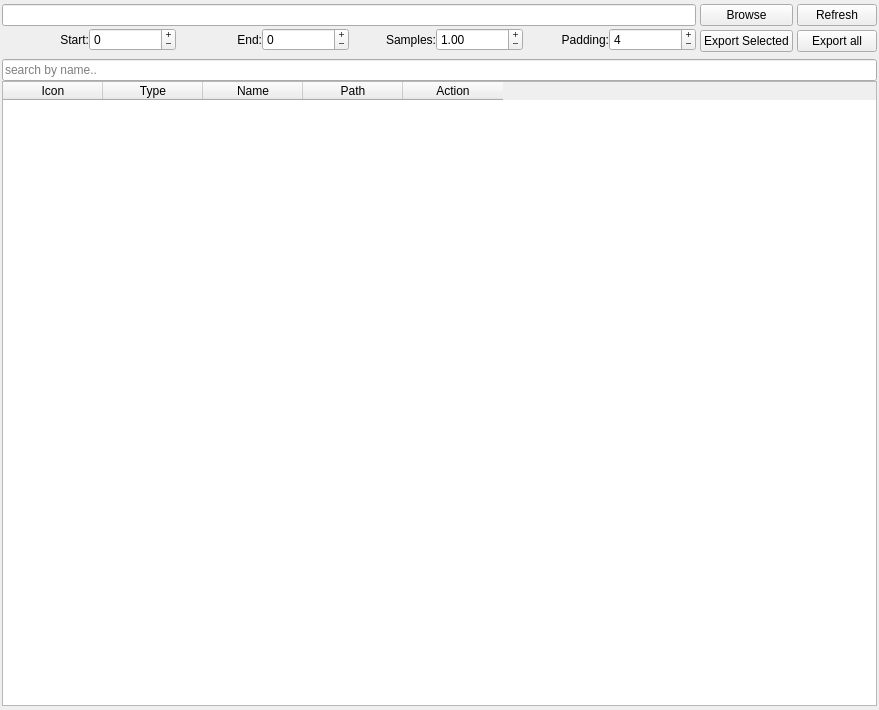
<?xml version="1.0" encoding="UTF-8"?>
<ui version="4.0">
 <class>cache_dialog</class>
 <widget class="QWidget" name="cache_dialog">
  <property name="geometry">
   <rect>
    <x>0</x>
    <y>0</y>
    <width>879</width>
    <height>710</height>
   </rect>
  </property>
  <property name="windowTitle">
   <string>Form</string>
  </property>
  <property name="styleSheet">
   <string notr="true">QPushButton[accessibleName=&quot;normalBtn&quot;]{
    color: #ffffff;
    border: 3px solid rgba(0, 0, 0, 0.1) rgba(0, 0, 0, 0.1) rgba(0, 0, 0, 0.25);
    border-radius: 6px;
    background-color: qlineargradient(
        x1: 0, y1: 0, x2: 0, y2: 1,
        stop: 0 #3498DB, stop: 1 #2C81BA
    );
    height: 22;

}
QPushButton[accessibleName=&quot;alertBtn&quot;]{
    color: #ffffff;
    border: 3px solid rgba(0, 0, 0, 0.1) rgba(0, 0, 0, 0.1) rgba(0, 0, 0, 0.25);
    border-radius: 6px;
    background-color: qlineargradient(
        x1: 0, y1: 0, x2: 0, y2: 1,
        stop: 0 #EE5F5B, stop: 1 #BD362F
    );
    height: 22;

}
QPushButton:hover[accessibleName=&quot;alertBtn&quot;]{
    background-color: qlineargradient(
        x1: 0, y1: 0, x2: 0, y2: 1,
        stop: 0 #BD362F, stop: 1 #EE5F5B
    );
}
QPushButton:hover[accessibleName=&quot;normalBtn&quot;]{
    background-color: qlineargradient(
        x1: 0, y1: 0, x2: 0, y2: 1,
        stop: 0 #2c6ca6, stop: 1 #3385c3
    );
}
QPushButton:pressed[accessibleName=&quot;alertBtn&quot;]{
    background-color: qlineargradient(
        x1: 0, y1: 0, x2: 0, y2: 1,
        stop: 0 #d73830, stop: 1 #dc3930
    );
}
QPushButton:pressed[accessibleName=&quot;normalBtn&quot;]{
    background-color: qlineargradient(
        x1: 0, y1: 0, x2: 0, y2: 1,
        stop: 0 #3385c3, stop: 1 #3385c3
    );
}
</string>
  </property>
  <layout class="QVBoxLayout" name="verticalLayout_2">
   <property name="leftMargin">
    <number>2</number>
   </property>
   <property name="topMargin">
    <number>4</number>
   </property>
   <property name="rightMargin">
    <number>2</number>
   </property>
   <property name="bottomMargin">
    <number>4</number>
   </property>
   <item>
    <layout class="QVBoxLayout" name="mainLayout">
     <property name="spacing">
      <number>0</number>
     </property>
     <item>
      <layout class="QGridLayout" name="gridLayout" columnstretch="0,0,0">
       <property name="horizontalSpacing">
        <number>4</number>
       </property>
       <property name="verticalSpacing">
        <number>2</number>
       </property>
       <item row="1" column="1">
        <widget class="QPushButton" name="browseBtn">
         <property name="focusPolicy">
          <enum>Qt::NoFocus</enum>
         </property>
         <property name="accessibleName">
          <string/>
         </property>
         <property name="text">
          <string>Browse</string>
         </property>
        </widget>
       </item>
       <item row="2" column="1">
        <widget class="QPushButton" name="doSelectedBtn">
         <property name="focusPolicy">
          <enum>Qt::StrongFocus</enum>
         </property>
         <property name="styleSheet">
          <string notr="true"/>
         </property>
         <property name="text">
          <string>Export Selected</string>
         </property>
        </widget>
       </item>
       <item row="1" column="0">
        <widget class="QLineEdit" name="directory">
         <property name="enabled">
          <bool>true</bool>
         </property>
         <property name="dragEnabled">
          <bool>true</bool>
         </property>
         <property name="readOnly">
          <bool>false</bool>
         </property>
        </widget>
       </item>
       <item row="2" column="2">
        <widget class="QPushButton" name="doAllBtn">
         <property name="focusPolicy">
          <enum>Qt::NoFocus</enum>
         </property>
         <property name="toolTip">
          <string>Export all found cache</string>
         </property>
         <property name="accessibleName">
          <string>alertBtn</string>
         </property>
         <property name="styleSheet">
          <string notr="true"/>
         </property>
         <property name="text">
          <string>Export all</string>
         </property>
        </widget>
       </item>
       <item row="1" column="2">
        <widget class="QPushButton" name="refreshBtn">
         <property name="minimumSize">
          <size>
           <width>70</width>
           <height>0</height>
          </size>
         </property>
         <property name="maximumSize">
          <size>
           <width>16777215</width>
           <height>16777215</height>
          </size>
         </property>
         <property name="focusPolicy">
          <enum>Qt::NoFocus</enum>
         </property>
         <property name="accessibleName">
          <string>normalBtn</string>
         </property>
         <property name="text">
          <string>Refresh</string>
         </property>
        </widget>
       </item>
       <item row="2" column="0">
        <layout class="QHBoxLayout" name="settingsLayout">
         <property name="spacing">
          <number>0</number>
         </property>
         <property name="bottomMargin">
          <number>4</number>
         </property>
         <item>
          <widget class="QLabel" name="fStartLabel">
           <property name="text">
            <string>Start:</string>
           </property>
           <property name="alignment">
            <set>Qt::AlignRight|Qt::AlignTrailing|Qt::AlignVCenter</set>
           </property>
           <property name="margin">
            <number>2</number>
           </property>
          </widget>
         </item>
         <item>
          <widget class="QSpinBox" name="fStart">
           <property name="sizePolicy">
            <sizepolicy hsizetype="Minimum" vsizetype="Fixed">
             <horstretch>0</horstretch>
             <verstretch>0</verstretch>
            </sizepolicy>
           </property>
           <property name="buttonSymbols">
            <enum>QAbstractSpinBox::PlusMinus</enum>
           </property>
           <property name="minimum">
            <number>-99999999</number>
           </property>
           <property name="maximum">
            <number>99999999</number>
           </property>
          </widget>
         </item>
         <item>
          <widget class="QLabel" name="fEndLabel">
           <property name="enabled">
            <bool>true</bool>
           </property>
           <property name="text">
            <string>End:</string>
           </property>
           <property name="alignment">
            <set>Qt::AlignRight|Qt::AlignTrailing|Qt::AlignVCenter</set>
           </property>
           <property name="margin">
            <number>2</number>
           </property>
          </widget>
         </item>
         <item>
          <widget class="QSpinBox" name="fEnd">
           <property name="enabled">
            <bool>true</bool>
           </property>
           <property name="sizePolicy">
            <sizepolicy hsizetype="Minimum" vsizetype="Fixed">
             <horstretch>0</horstretch>
             <verstretch>0</verstretch>
            </sizepolicy>
           </property>
           <property name="buttonSymbols">
            <enum>QAbstractSpinBox::PlusMinus</enum>
           </property>
           <property name="minimum">
            <number>-9999999</number>
           </property>
           <property name="maximum">
            <number>9999999</number>
           </property>
          </widget>
         </item>
         <item>
          <widget class="QLabel" name="samplingLabel">
           <property name="text">
            <string>Samples:</string>
           </property>
           <property name="alignment">
            <set>Qt::AlignRight|Qt::AlignTrailing|Qt::AlignVCenter</set>
           </property>
           <property name="margin">
            <number>2</number>
           </property>
          </widget>
         </item>
         <item>
          <widget class="QDoubleSpinBox" name="samples">
           <property name="sizePolicy">
            <sizepolicy hsizetype="Minimum" vsizetype="Fixed">
             <horstretch>0</horstretch>
             <verstretch>0</verstretch>
            </sizepolicy>
           </property>
           <property name="buttonSymbols">
            <enum>QAbstractSpinBox::PlusMinus</enum>
           </property>
           <property name="minimum">
            <double>0.100000000000000</double>
           </property>
           <property name="maximum">
            <double>9999.000000000000000</double>
           </property>
           <property name="singleStep">
            <double>0.100000000000000</double>
           </property>
           <property name="value">
            <double>1.000000000000000</double>
           </property>
          </widget>
         </item>
         <item>
          <widget class="QLabel" name="paddingLabel">
           <property name="lineWidth">
            <number>1</number>
           </property>
           <property name="text">
            <string>Padding:</string>
           </property>
           <property name="alignment">
            <set>Qt::AlignRight|Qt::AlignTrailing|Qt::AlignVCenter</set>
           </property>
           <property name="margin">
            <number>2</number>
           </property>
          </widget>
         </item>
         <item>
          <widget class="QSpinBox" name="padding">
           <property name="sizePolicy">
            <sizepolicy hsizetype="Minimum" vsizetype="Fixed">
             <horstretch>0</horstretch>
             <verstretch>0</verstretch>
            </sizepolicy>
           </property>
           <property name="buttonSymbols">
            <enum>QAbstractSpinBox::PlusMinus</enum>
           </property>
           <property name="minimum">
            <number>-999999</number>
           </property>
           <property name="maximum">
            <number>999999</number>
           </property>
           <property name="value">
            <number>4</number>
           </property>
          </widget>
         </item>
        </layout>
       </item>
      </layout>
     </item>
     <item>
      <layout class="QHBoxLayout" name="extraSettings" stretch="0,0">
       <property name="spacing">
        <number>0</number>
       </property>
       <property name="bottomMargin">
        <number>4</number>
       </property>
      </layout>
     </item>
     <item>
      <widget class="QLineEdit" name="searchEdit">
       <property name="placeholderText">
        <string>search by name..</string>
       </property>
      </widget>
     </item>
     <item>
      <widget class="QTableWidget" name="table">
       <property name="cursor" stdset="0">
        <cursorShape>ArrowCursor</cursorShape>
       </property>
       <property name="focusPolicy">
        <enum>Qt::WheelFocus</enum>
       </property>
       <property name="lineWidth">
        <number>1</number>
       </property>
       <property name="selectionBehavior">
        <enum>QAbstractItemView::SelectRows</enum>
       </property>
       <property name="sortingEnabled">
        <bool>true</bool>
       </property>
       <attribute name="verticalHeaderShowSortIndicator" stdset="0">
        <bool>false</bool>
       </attribute>
       <column>
        <property name="text">
         <string>Icon</string>
        </property>
       </column>
       <column>
        <property name="text">
         <string>Type</string>
        </property>
       </column>
       <column>
        <property name="text">
         <string>Name</string>
        </property>
       </column>
       <column>
        <property name="text">
         <string>Path</string>
        </property>
       </column>
       <column>
        <property name="text">
         <string>Action</string>
        </property>
       </column>
      </widget>
     </item>
    </layout>
   </item>
  </layout>
 </widget>
 <resources/>
 <connections/>
</ui>
